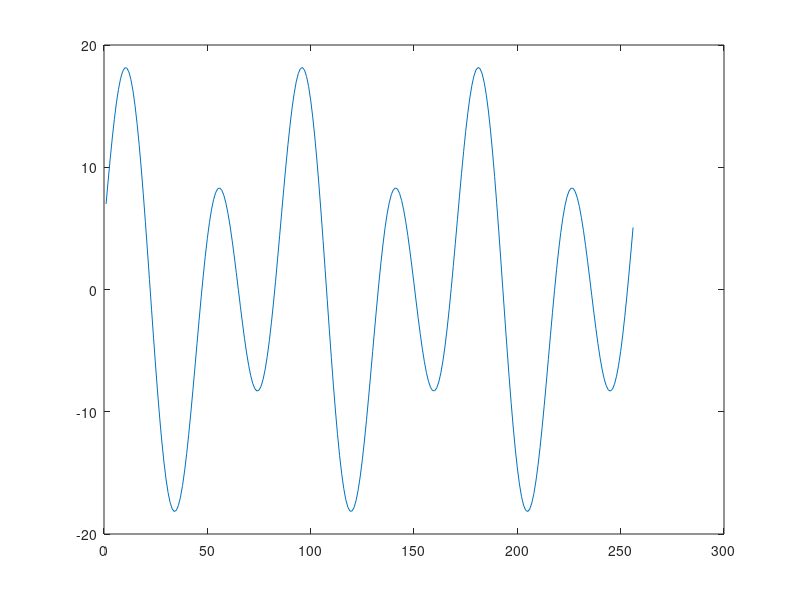
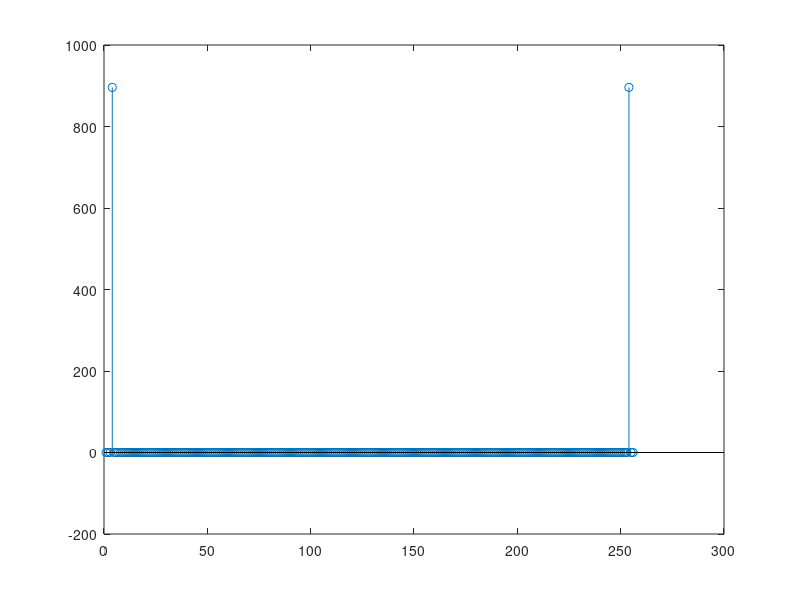

Write MATLAB code to recreate these figures, in order.
N = 256;
n = 0:N - 1;
w = 2*pi/N;
x = 7*cos(3*n*w) + 13*sin(6*n*w);
plot(x);
% fast fourier transform
XX = fft(x);
figure(2)
stem(XX)

XX(1)/N
XX(2:10)/(N*2)
